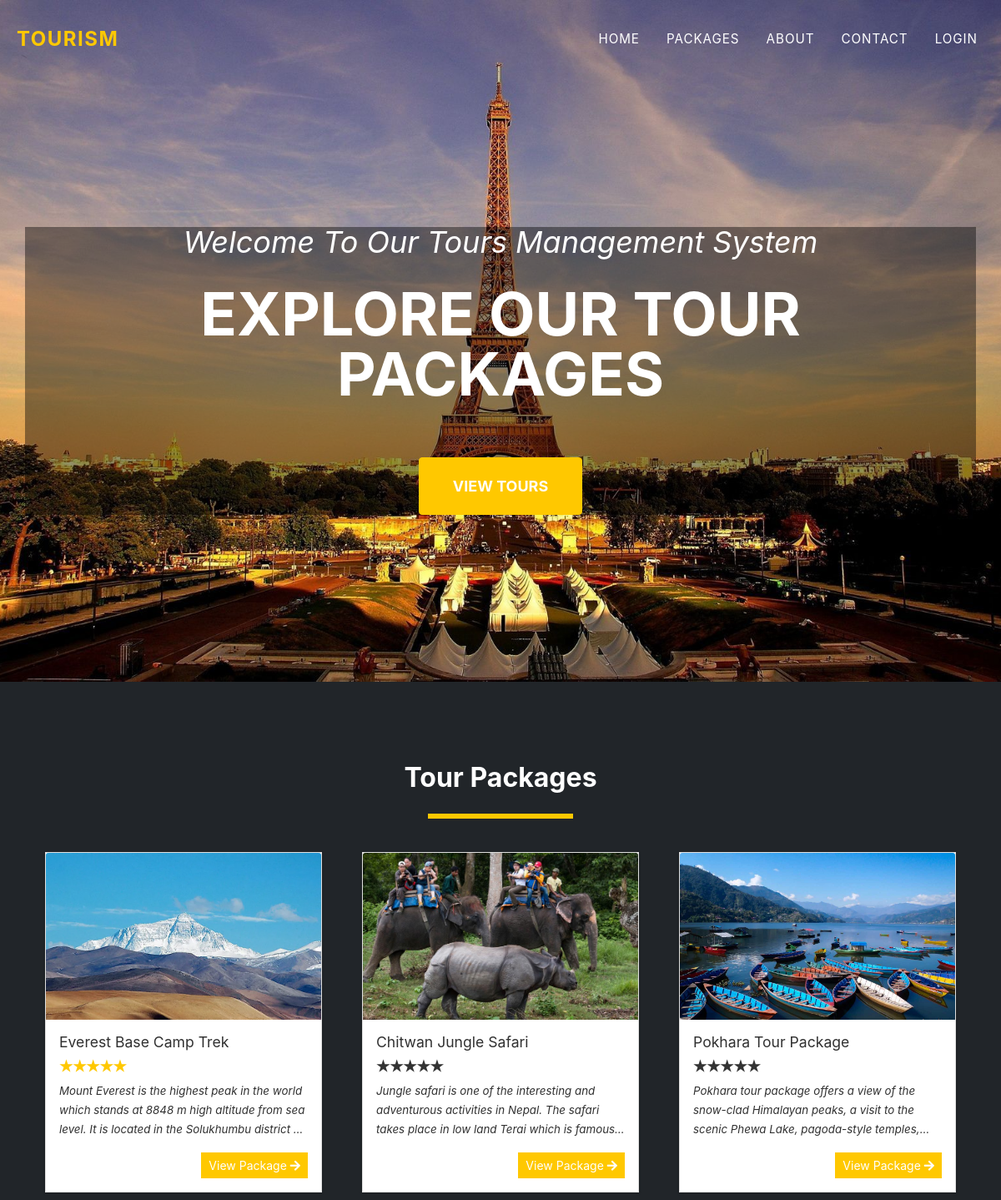
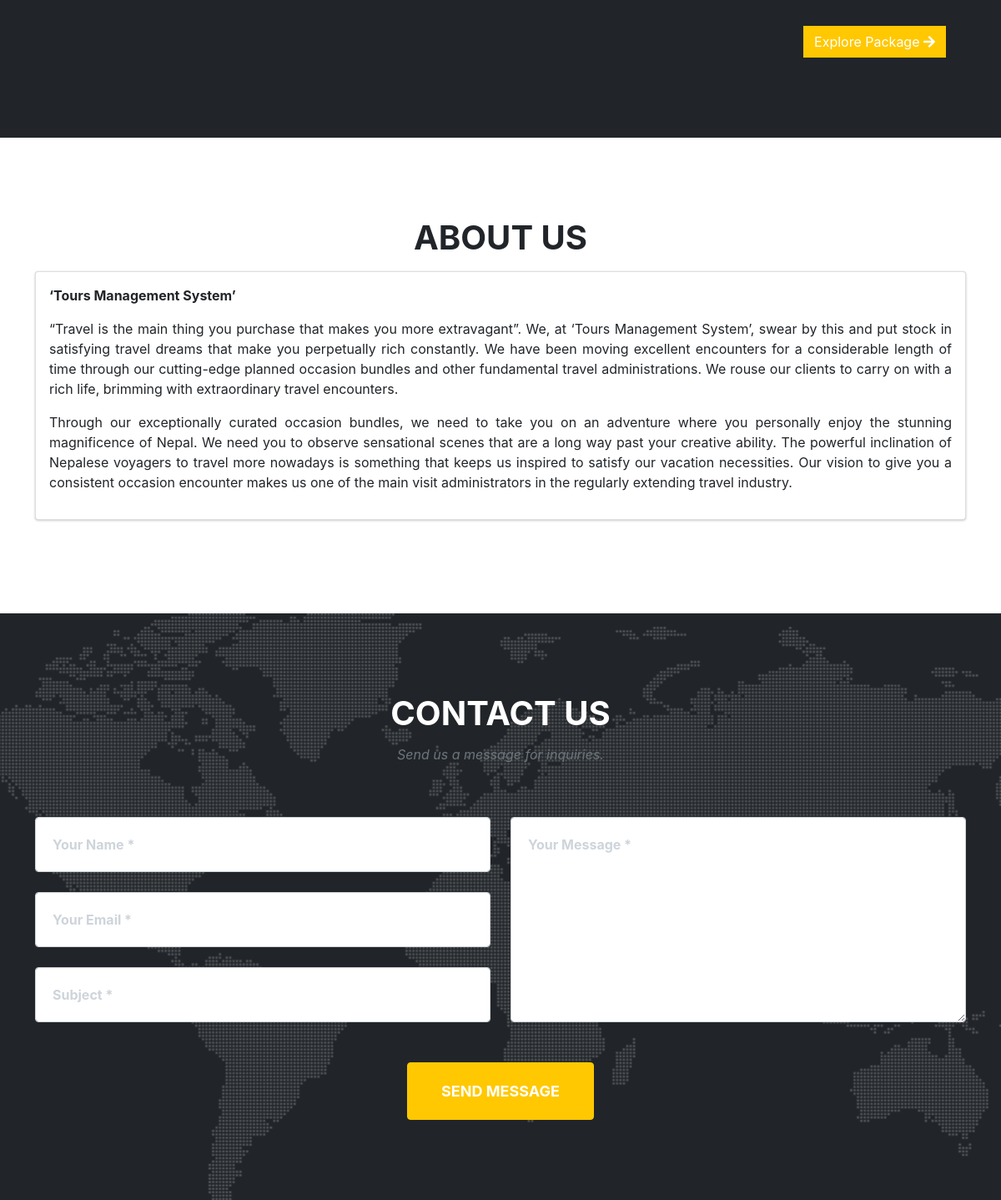
The page / on the database its author committed (2 pictures, top to bottom).
### tables this page shows
CREATE TABLE `packages` (
  `id` int(30) NOT NULL,
  `title` text DEFAULT NULL,
  `tour_location` text DEFAULT NULL,
  `cost` double NOT NULL,
  `description` text DEFAULT NULL,
  `upload_path` text DEFAULT NULL,
  `status` tinyint(4) NOT NULL DEFAULT 1 COMMENT '1 =active ,2 = Inactive',
  `date_created` datetime NOT NULL DEFAULT current_timestamp()
);

### config.php (called while the page is built, shortened)
<?php
function validate_image($file){
	if(!empty($file)){
		if(is_file(base_app.$file)){
			return base_url.$file;
		}else{
			return base_url.'dist/img/no-image-available.png';
		}
	}else{
		return base_url.'dist/img/no-image-available.png';
	}
}
?>

### portal.php (the view, shortened to what this page needs)
<header class="masthead">
	<div class="container">
		<div class="masthead-subheading">Welcome To Our Tours Management System</div>
		<div class="masthead-heading text-uppercase">Explore our Tour Packages</div>
		<a class="btn btn-primary btn-xl text-uppercase" href="#home">View Tours</a>
	</div>
</header>
<section class="page-section bg-dark" id="home">
	<div class="container">
		<h2 class="text-center">Tour Packages</h2>
	<div class="d-flex w-100 justify-content-center">
		<hr class="border-warning" style="border:3px solid" width="15%">
	</div>
	<div class="row">
		<?php
		$packages = $conn->query("SELECT * FROM `packages` order by rand() limit 3");
			while($row = $packages->fetch_assoc() ):
				$cover='';
				if(is_dir(base_app.'uploads/package_'.$row['id'])){
					$img = scandir(base_app.'uploads/package_'.$row['id']);
					$k = array_search('.',$img);
					if($k !== false)
						unset($img[$k]);
					$k = array_search('..',$img);
					if($k !== false)
						unset($img[$k]);
					$cover = isset($img[2]) ? 'uploads/package_'.$row['id'].'/'.$img[2] : "";
				}
				$row['description'] = strip_tags(stripslashes(html_entity_decode($row['description'])));
				$review = $conn->query("SELECT * FROM `rate_review` where package_id='{$row['id']}'");
				$review_count =$review->num_rows;
				$rate = 0;
				while($r= $review->fetch_assoc()){
					$rate += $r['rate'];
				}
				if($rate > 0 && $review_count > 0)
				$rate = number_format($rate/$review_count,0,"");
		?>
			<div class="col-md-4 p-4 ">
				<div class="card w-100 rounded-0">
					<img class="card-img-top" src="<?php echo validate_image($cover) ?>" alt="<?php echo $row['title'] ?>" height="200rem" style="object-fit:cover">
					<div class="card-body">
					<h5 class="card-title truncate-1 w-100"><?php echo $row['title'] ?></h5><br>
					<div class=" w-100 d-flex justify-content-start">
						<div class="stars stars-small">
								<input disabled class="star star-5" id="star-5" type="radio" name="star" <?php echo $rate == 5 ? "checked" : '' ?>/> <label class="star star-5" for="star-5"></label>
								<input disabled class="star star-4" id="star-4" type="radio" name="star" <?php echo $rate == 4 ? "checked" : '' ?>/> <label class="star star-4" for="star-4"></label>
								<input disabled class="star star-3" id="star-3" type="radio" name="star" <?php echo $rate == 3 ? "checked" : '' ?>/> <label class="star star-3" for="star-3"></label>
								<input disabled class="star star-2" id="star-2" type="radio" name="star" <?php echo $rate == 2 ? "checked" : '' ?>/> <label class="star star-2" for="star-2"></label>
								<input disabled class="star star-1" id="star-1" type="radio" name="star" <?php echo $rate == 1 ? "checked" : '' ?>/> <label class="star star-1" for="star-1"></label>
						</div>
                    </div>
    				<p class="card-text truncate"><?php echo $row['description'] ?></p>
					<div class="w-100 d-flex justify-content-end">
						<a href="./?page=view_package&id=<?php echo md5($row['id']) ?>" class="btn btn-sm btn-flat btn-warning">View Package <i class="fa fa-arrow-right"></i></a>
					</div>
					</div>
				</div>
			</div>
		<?php endwhile; ?>
	</div>
	<div class="d-flex w-100 justify-content-end">
		<a href="./?page=packages" class="btn btn-flat btn-warning mr-4">Explore Package <i class="fa fa-arrow-right"></i></a>
	</div>
	</div>
</section>
<section class="page-section" id="about">
	<div class="container">
		<div class="text-center">
			<h2 class="section-heading text-uppercase">About Us</h2>
		</div>
		<div>
			<div class="card w-100">
				<div class="card-body">
					<?php echo file_get_contents(base_app.'about.html') ?>
				</div>
			</div>
		</div>
	</div>
</section>
<section class="page-section" id="contact">
	<div class="container">
		<div class="text-center">
			<h2 class="section-heading text-uppercase">Contact Us</h2>
			<h3 class="section-subheading text-muted">Send us a message for inquiries.</h3>
		</div>
		<form id="contactForm" >
			<div class="row align-items-stretch mb-5">
				<div class="col-md-6">
					<div class="form-group">
						<input class="form-control" id="name" name="name" type="text" placeholder="Your Name *" required />
					</div>
					<div class="form-group">
						<input class="form-control" id="email" name="email" type="email" placeholder="Your Email *" data-sb-validations="required,email" />
					</div>
					<div class="form-group mb-md-0">
						<input class="form-control" id="subject" name="subject" type="subject" placeholder="Subject *" required />
					</div>
				</div>
				<div class="col-md-6">
					<div class="form-group form-group-textarea mb-md-0">
						<textarea class="form-control" id="message" name="message" placeholder="Your Message *" required></textarea>
					</div>
				</div>
			</div>
			<div class="text-center"><button class="btn btn-primary btn-xl text-uppercase" id="submitButton" type="submit">Send Message</button></div>
		</form>
	</div>
</section>

### index.php (shortened to what this page needs)
<!DOCTYPE html>
<html lang="en" class="" style="height: auto;">
<?php require_once('config.php'); ?>
 <?php require_once('inc/header.php') ?>
  <body class="hold-transition layout-top-nav" >
     <?php $page = isset($_GET['page']) ? $_GET['page'] : 'portal';  ?>
     <?php require_once('inc/topBarNav.php') ?>
     <?php
        if(!file_exists($page.".php") && !is_dir($page)){
            include '404.html';
        }else{
          if(is_dir($page))
            include $page.'/index.php';
          else
            include $page.'.php';
        }
      ?>
  </body>
</html>

### inc/header.php (shortened to what this page needs)
<head>
    <link rel="stylesheet" href="<?php echo base_url ?>plugins/fontawesome-free/css/all.min.css">
    <link rel="stylesheet" href="<?php echo base_url ?>plugins/tempusdominus-bootstrap-4/css/tempusdominus-bootstrap-4.min.css">
  <link rel="stylesheet" href="<?php echo base_url ?>plugins/datatables-bs4/css/dataTables.bootstrap4.min.css">
  <link rel="stylesheet" href="<?php echo base_url ?>plugins/datatables-responsive/css/responsive.bootstrap4.min.css">
  <link rel="stylesheet" href="<?php echo base_url ?>plugins/datatables-buttons/css/buttons.bootstrap4.min.css">
  <link rel="stylesheet" href="<?php echo base_url ?>plugins/select2/css/select2.min.css">
  <link rel="stylesheet" href="<?php echo base_url ?>plugins/select2-bootstrap4-theme/select2-bootstrap4.min.css">
    <link rel="stylesheet" href="<?php echo base_url ?>plugins/icheck-bootstrap/icheck-bootstrap.min.css">
    <link rel="stylesheet" href="<?php echo base_url ?>plugins/jqvmap/jqvmap.min.css">
    <link rel="stylesheet" href="<?php echo base_url ?>dist/css/adminlte.css">
    <link rel="stylesheet" href="<?php echo base_url ?>dist/css/custom.css">
    <link rel="stylesheet" href="<?php echo base_url ?>assets/css/styles.css">
    <link rel="stylesheet" href="<?php echo base_url ?>plugins/overlayScrollbars/css/OverlayScrollbars.min.css">
    <link rel="stylesheet" href="<?php echo base_url ?>plugins/daterangepicker/daterangepicker.css">
    <link rel="stylesheet" href="<?php echo base_url ?>plugins/summernote/summernote-bs4.min.css">
  <link rel="stylesheet" href="<?php echo base_url ?>plugins/sweetalert2-theme-bootstrap-4/bootstrap-4.min.css">
  </head>

### inc/topBarNav.php (shortened to what this page needs)
<nav class="navbar navbar-expand-lg navbar-dark fixed-top navbar-shrink" id="mainNav">
           <div class="container-fluid">
               <a class="navbar-brand" href="#page-top"><span class="text-waring">Tourism</span></a>
               <div class="collapse navbar-collapse" id="navbarResponsive">
                   <ul class="navbar-nav text-uppercase ms-auto py-4 py-lg-0">
                       <li class="nav-item"><a class="nav-link" href="<?php echo $page !='home' ? './':''  ?>">Home</a></li>
                       <li class="nav-item"><a class="nav-link" href="./?page=packages">Packages</a></li>
                       <li class="nav-item"><a class="nav-link" href="<?php echo $page !='home' ? './':''  ?>#about">About</a></li>
                       <li class="nav-item"><a class="nav-link" href="<?php echo $page !='home' ? './':''  ?>#contact">Contact</a></li>
                       <?php if(isset($_SESSION['userdata'])): ?>
                         <li class="nav-item"><a class="nav-link" href="./?page=my_account"><i class="fa fa-user"></i> Hi, <?php  echo $_settings->userdata('firstname') ?>!</a></li>
                         <li class="nav-item"><a class="nav-link" href="logout.php"><i class="fa fa-sign-out-alt"></i></a></li>
                       <?php else: ?>
                         <li class="nav-item"><a class="nav-link" href="javascript:void(0)" id="login_btn">Login</a></li>
                       <?php endif; ?>
                   </ul>
               </div>
           </div>
       </nav>

### rows shown on the page
packages: shows a picture, title "Everest Base Camp Trek", description "Mount Everest is the highest peak in the world which stands at 8848 m high altitude from sea level. It is located in the Solukhumbu district…"
packages: shows a picture, title "Chitwan Jungle Safari", description "Jungle safari is one of the interesting and adventurous activities in Nepal. The safari takes place in low land Terai which is…"
packages: shows a picture, title "Pokhara Tour Package", description "Pokhara tour package offers a view of the snow-clad Himalayan peaks, a visit to the scenic Phewa Lake, pagoda-style…"
